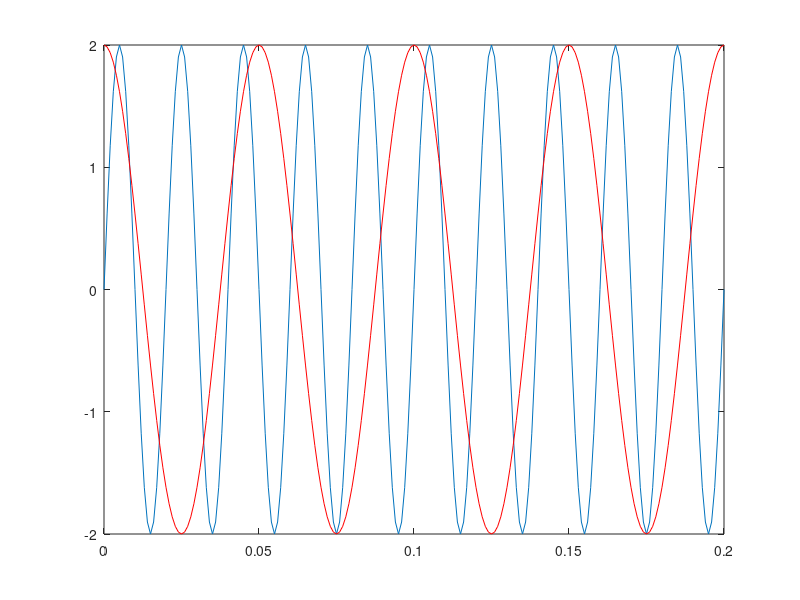

Write the MATLAB code that produced this figure.
fs = 50;  %frecventa lui sin
fc = 20;  %frecventa lui cos
t = 0:0.001:0.2; 
a = 2*sin(2*pi*fs*t);
b = 2*cos(2*pi*fc*t); % amplitudinea este aceeasi cu cea a semnalului sinusoidal
plot(t,a),grid;
hold on;
plot(t,b,'r'),grid;
hold off;